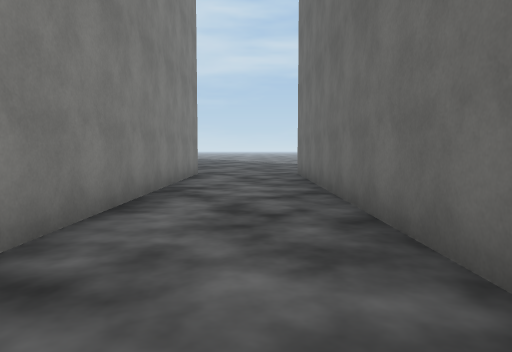
View 1 (above)

16 first-person views from a walk through a Unity game level. The camera is 1.4 m above the floor, tilts 4° down and sees 70° across. The floor is counted in squares, 2 m on a side. Each view is taken from the middle of a square. On the plan, view 1 faces up. The plan holds only what a view shows up to about 11 squares ahead; the rest is blank. The place goes on beyond the plan. The player character is not drawn. Some surface patterns are stand-ins.

View 2
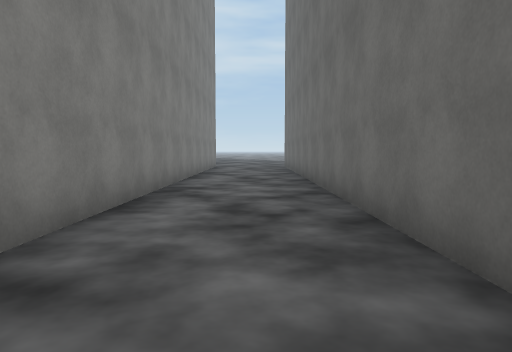

View 3
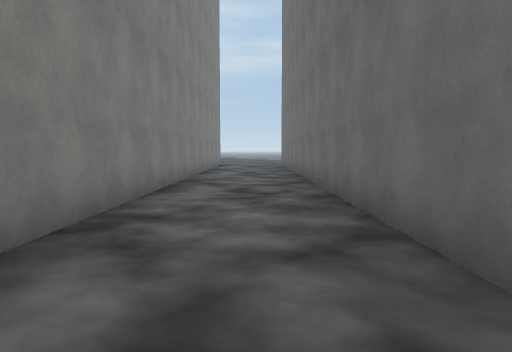

View 4
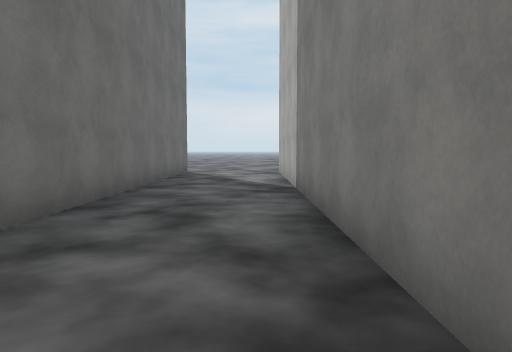

View 5
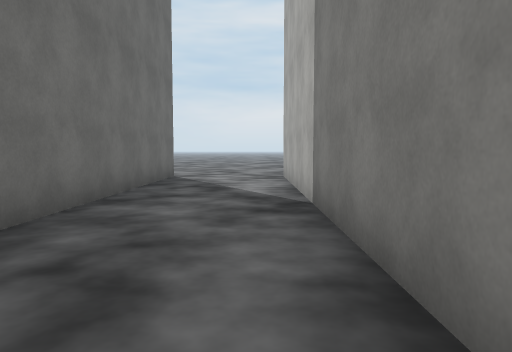

View 6
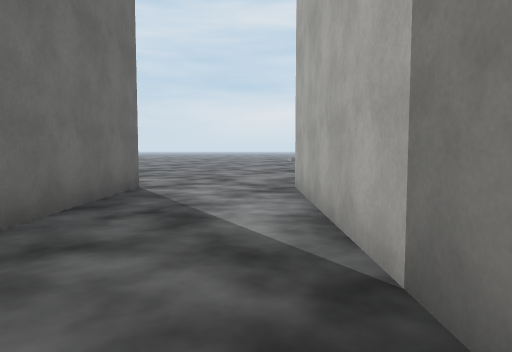

View 7
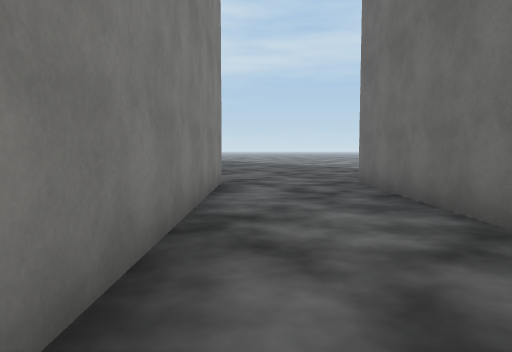

View 8
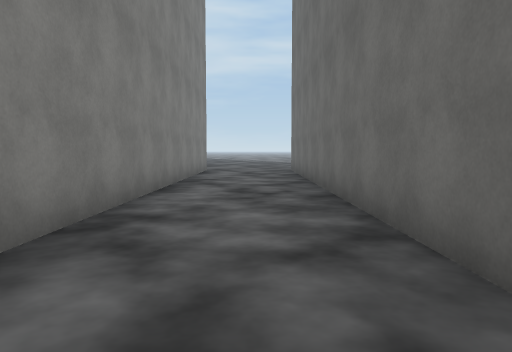

View 9
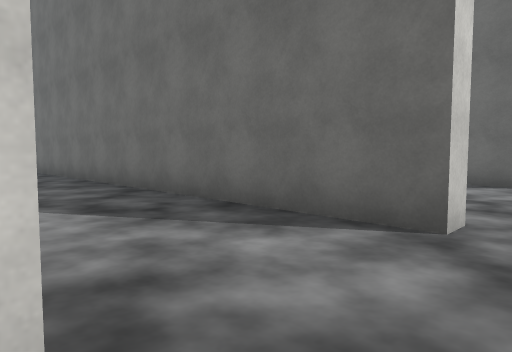

View 10
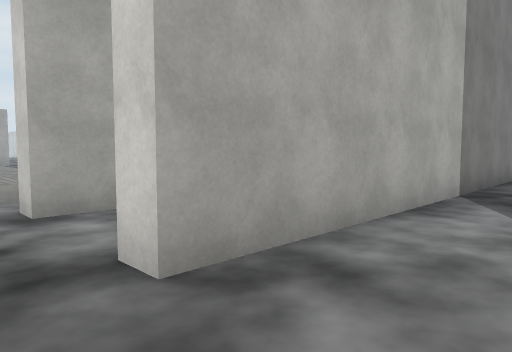

View 11
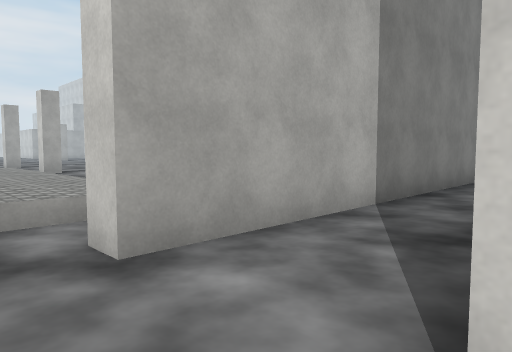

View 12
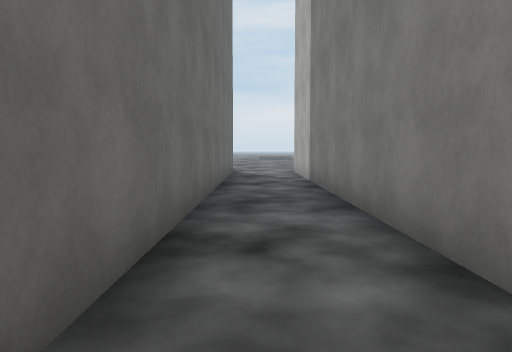

View 13
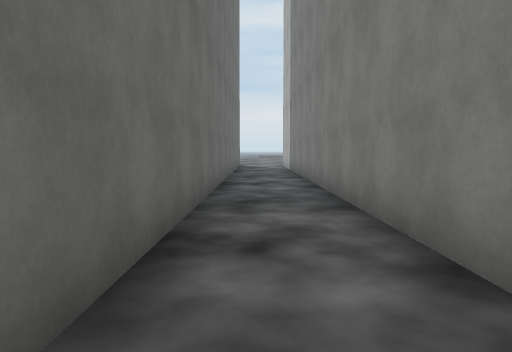

View 14
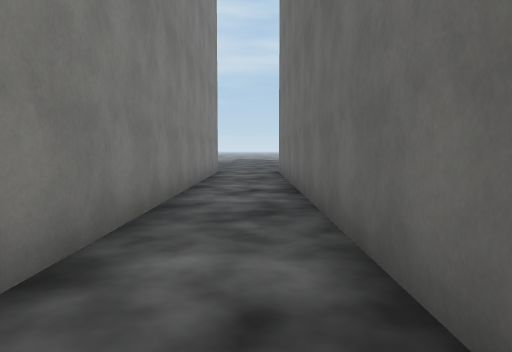

View 15
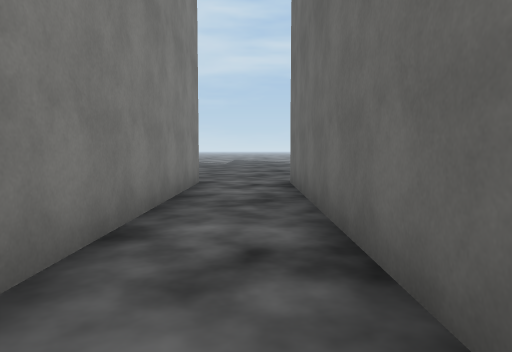

View 16
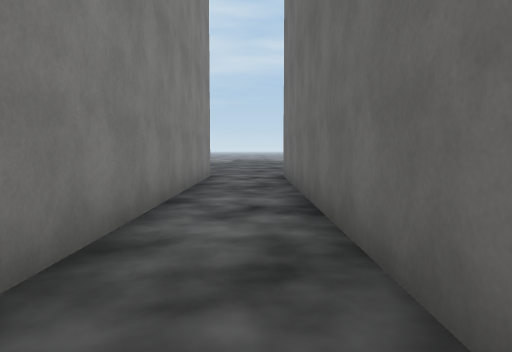

### Floor plan
Points are (right, up) in squares from view 1. A wall is a line through its corners. A room is listed if a view was taken in it or the views show most of it. See-through windows are left out.
Room 1 (views 1, 2, 3, 4, 5, 6, 7, 8, 10)
walls: (1.3, -14) (1.3, 11); (-1.7, 11) (-1.7, -14)
ways out: opening at (-2, -15) to room 2; gap at (-2, 11) to room 2; opening at (1, -15); gap at (1, 11)
Room 2 (views 9, 11, 12, 13, 14, 15, 16)
walls: (-2.2, -12.8) (-2.2, 10.9); (-1.7, -14) (-2.2, -14); (-4.2, 11) (-4.2, -14) (-4.8, -14)
ways out: opening at (-2, -15) to room 1; gap at (-2, 11) to room 1; opening at (-5, -15); gap at (-5, 11)

Where each view was taken, in squares from view 1:
view 1: 0 up, 0 right, facing up
view 2: 5 down, 0 right, facing up
view 3: 7 down, 0 right, facing up
view 4: 2 down, 1 left, facing down
view 5: 4 down, 1 left, facing down
view 6: 7 down, 1 left, facing down
view 7: 3 up, 1 left, facing up
view 8: 2 down, 0 right, facing up
view 9: 15 down, 2 left, facing up-right
view 10: 15 down, 0 right, facing up-left
view 11: 15 down, 2 left, facing up-left
view 12: 2 down, 3 left, facing down
view 13: 3 up, 3 left, facing down
view 14: 1 down, 3 left, facing up
view 15: 3 up, 3 left, facing up
view 16: 1 up, 3 left, facing up
